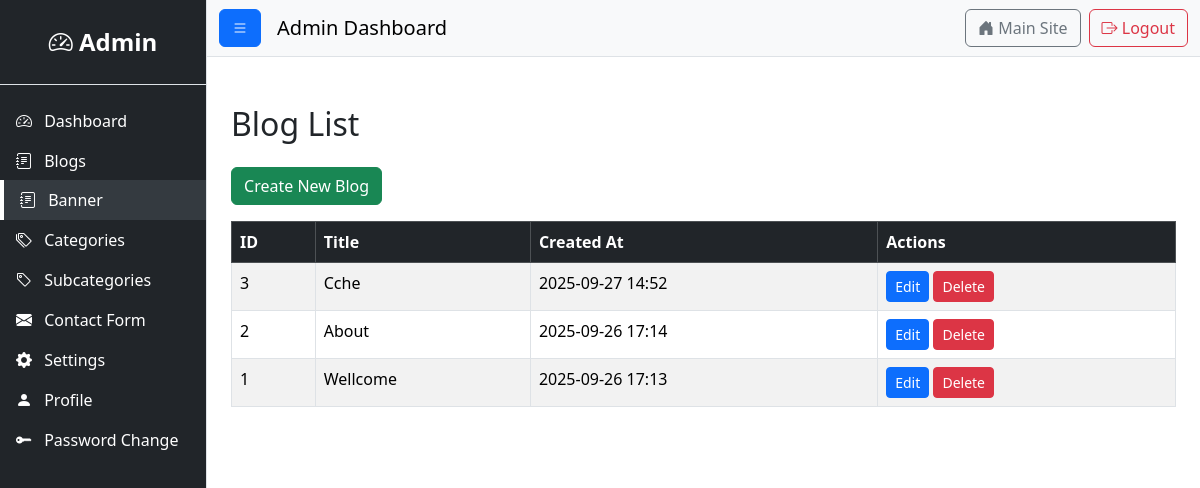
Screenshot of /user/banner (signed in) with the database file from the repository.
### home/models.py (models this page shows, shortened)
class Banner(models.Model):
    title = models.CharField(max_length=200)
    subtitle = models.CharField(max_length=300, blank=True, null=True)
    image = models.ImageField(upload_to=filePath, blank=True, null=True)
    created_at = models.DateTimeField(auto_now_add=True)
    active = models.BooleanField(default=True)

### user/views.py (the view)
# urls.py: path('banner', views.all_banner, name='all_banner'),
@login_required
def all_banner(request):
    banners = Banner.objects.all().order_by('-created_at')
    context = {
        'banners': banners,
    }
    return render(request, 'user/banner_list.html', context)

### home/context_processors.py (called while the page is built)
def websetting_processor(request):
    websetting = Websetting.objects.first()
    return {'websetting': websetting}

### user/templates/user/banner_list.html (shortened to what this page needs)
{% extends "base.html" %}
{% load static %}
{% block content %}
<div class="container mt-5">
    <h2 class="mb-4">Blog List</h2>
    <a href="{% url 'banner-create' %}" class="btn btn-success mb-3">Create New Blog</a>
    <table class="table table-bordered table-striped">
        <thead class="table-dark">
            <tr>
                <th>ID</th>
                <th>Title</th>
                <th>Created At</th>
                <th>Actions</th>
            </tr>
        </thead>
        <tbody>
            {% for c in banners %}
            <tr>
                <td>{{ c.id }}</td>
                <td>{{ c.title }}</td>
                <td>{{ c.created_at|date:"Y-m-d H:i" }}</td>
                <td>
                    <a href="{% url 'banner-edit' c.id %}" class="btn btn-primary btn-sm">Edit</a>
                    <form action="{% url 'banner-delete' c.id %}" method="post" class="d-inline">
                        <button type="submit" class="btn btn-danger btn-sm" onclick="return confirm('Are you sure?');">Delete</button>
                    </form>
                </td>
            </tr>
            {% empty %}
            <tr>
                <td colspan="5" class="text-center">No blogs found.</td>
            </tr>
            {% endfor %}
        </tbody>
    </table>
</div>
{% endblock %}

### rows the page displays
Banner: id "3", title "Cche", created_at "2025-09-27 14:52"
Banner: id "2", title "About", created_at "2025-09-26 17:14"
Banner: id "1", title "Wellcome", created_at "2025-09-26 17:13"
